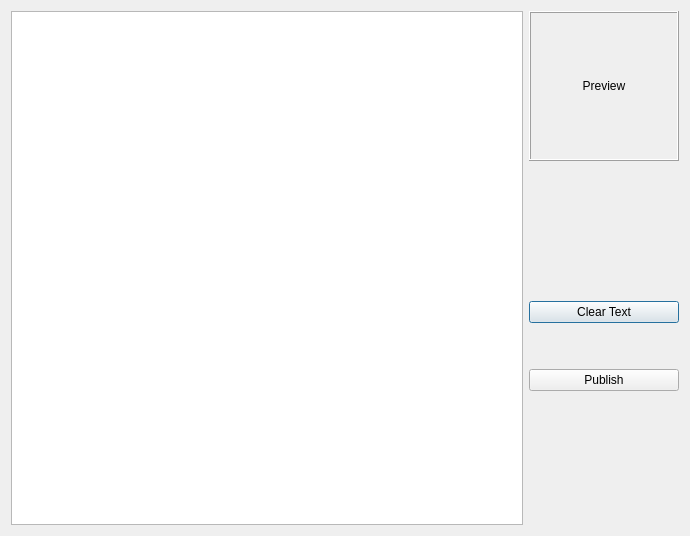
<?xml version="1.0" encoding="UTF-8"?>
<ui version="4.0">
 <class>TextPublishDialog</class>
 <widget class="QDialog" name="TextPublishDialog">
  <property name="geometry">
   <rect>
    <x>0</x>
    <y>0</y>
    <width>690</width>
    <height>536</height>
   </rect>
  </property>
  <property name="windowTitle">
   <string>DM Helper Text Publish</string>
  </property>
  <property name="styleSheet">
   <string notr="true">background-image: url(:/img/data/parchment.jpg);</string>
  </property>
  <layout class="QHBoxLayout" name="horizontalLayout">
   <item>
    <widget class="QTextEdit" name="textEdit"/>
   </item>
   <item>
    <layout class="QVBoxLayout" name="verticalLayout">
     <item>
      <widget class="QLabel" name="lblPreview">
       <property name="minimumSize">
        <size>
         <width>150</width>
         <height>150</height>
        </size>
       </property>
       <property name="frameShape">
        <enum>QFrame::Box</enum>
       </property>
       <property name="frameShadow">
        <enum>QFrame::Raised</enum>
       </property>
       <property name="text">
        <string>Preview</string>
       </property>
       <property name="alignment">
        <set>Qt::AlignCenter</set>
       </property>
      </widget>
     </item>
     <item>
      <spacer name="verticalSpacer_2">
       <property name="orientation">
        <enum>Qt::Vertical</enum>
       </property>
       <property name="sizeHint" stdset="0">
        <size>
         <width>20</width>
         <height>40</height>
        </size>
       </property>
      </spacer>
     </item>
     <item>
      <widget class="QPushButton" name="btnClear">
       <property name="text">
        <string>Clear Text</string>
       </property>
      </widget>
     </item>
     <item>
      <spacer name="verticalSpacer_3">
       <property name="orientation">
        <enum>Qt::Vertical</enum>
       </property>
       <property name="sizeType">
        <enum>QSizePolicy::Preferred</enum>
       </property>
       <property name="sizeHint" stdset="0">
        <size>
         <width>20</width>
         <height>40</height>
        </size>
       </property>
      </spacer>
     </item>
     <item>
      <widget class="QPushButton" name="btnPublish">
       <property name="text">
        <string>Publish</string>
       </property>
      </widget>
     </item>
     <item>
      <spacer name="verticalSpacer">
       <property name="orientation">
        <enum>Qt::Vertical</enum>
       </property>
       <property name="sizeHint" stdset="0">
        <size>
         <width>20</width>
         <height>40</height>
        </size>
       </property>
      </spacer>
     </item>
    </layout>
   </item>
  </layout>
 </widget>
 <resources/>
 <connections/>
</ui>
